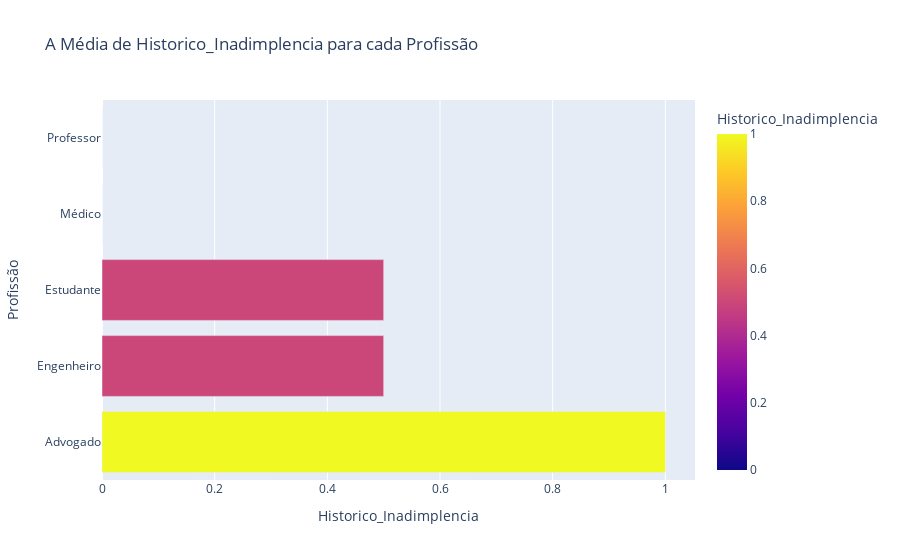

Notebook cell for this chart:
### Code cell
historico_por_profissoes = df.groupby("Profissão")['Historico_Inadimplencia'].mean().reset_index()

# Criando o gráfico de barras horizontais, muito semelhante a biblioteca matplotlib
fig = px.bar(historico_por_profissoes, x='Historico_Inadimplencia', y='Profissão', orientation='h',
             title='A Média de Historico_Inadimplencia para cada Profissão',
             labels={"Historico_Inadimplencia": "Historico_Inadimplencia", 'Profissão': 'Profissão'},
             color="Historico_Inadimplencia")
# Exibindo o gráfico
fig.show()

### Figure 1 — Plotly figure (JSON) as saved in the notebook; plotly's stock layout.template omitted (floating-point values rounded to 4 significant figures)
{"data": [{"alignmentgroup": "True", "hovertemplate": "Historico_Inadimplencia=%{marker.color}<br>Profissão=%{y}<extra></extra>", "legendgroup": "", "marker": {"color": [1, 0.5, 0.5, 0, 0], "coloraxis": "coloraxis", "pattern": {"shape": ""}}, "name": "", "offsetgroup": "", "orientation": "h", "showlegend": false, "textposition": "auto", "type": "bar", "x": [1, 0.5, 0.5, 0, 0], "xaxis": "x", "y": ["Advogado", "Engenheiro", "Estudante", "Médico", "Professor"], "yaxis": "y"}], "layout": {"autosize": true, "barmode": "relative", "coloraxis": {"colorbar": {"title": {"text": "Historico_Inadimplencia"}}, "colorscale": [[0, "#0d0887"], [0.1111, "#46039f"], [0.2222, "#7201a8"], [0.3333, "#9c179e"], [0.4444, "#bd3786"], [0.5556, "#d8576b"], [0.6667, "#ed7953"], [0.7778, "#fb9f3a"], [0.8889, "#fdca26"], [1, "#f0f921"]]}, "legend": {"tracegroupgap": 0}, "title": {"text": "A Média de Historico_Inadimplencia para cada Profissão"}, "xaxis": {"anchor": "y", "autorange": true, "domain": [0, 1], "range": [0, 1.053], "title": {"text": "Historico_Inadimplencia"}, "type": "linear"}, "yaxis": {"anchor": "x", "autorange": true, "domain": [0, 1], "range": [-0.5, 4.5], "title": {"text": "Profissão"}, "type": "category"}}}
